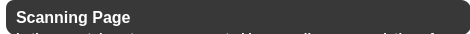
               <widget class="QFrame" name="faq_scan_page_white_background">
                <property name="minimumSize">
                 <size>
                  <width>470</width>
                  <height>34</height>
                 </size>
                </property>
                <property name="maximumSize">
                 <size>
                  <width>470</width>
                  <height>34</height>
                 </size>
                </property>
                <property name="styleSheet">
                 <string notr="true">background-color: #FFF;
border-radius: 10px;
border-top-right-radius: 17px;
border-bottom-right-radius: 17px;</string>
                </property>
                <property name="frameShape">
                 <enum>QFrame::StyledPanel</enum>
                </property>
                <property name="frameShadow">
                 <enum>QFrame::Raised</enum>
                </property>
                <layout class="QVBoxLayout" name="verticalLayout_26">
                 <property name="spacing">
                  <number>0</number>
                 </property>
                 <property name="leftMargin">
                  <number>6</number>
                 </property>
                 <property name="topMargin">
                  <number>0</number>
                 </property>
                 <property name="rightMargin">
                  <number>0</number>
                 </property>
                 <property name="bottomMargin">
                  <number>0</number>
                 </property>
                 <item>
                  <widget class="QFrame" name="faq_scan_page_grey_background">
                   <property name="minimumSize">
                    <size>
                     <width>465</width>
                     <height>35</height>
                    </size>
                   </property>
                   <property name="styleSheet">
                    <string notr="true">QFrame {
	background-color: #383838;
	border-radius: 10px;
	border-top-left-radius: 8px;
}
QFrame:hover{
	background-color: #3C3C3C;
}</string>
                   </property>
                   <property name="frameShape">
                    <enum>QFrame::StyledPanel</enum>
                   </property>
                   <property name="frameShadow">
                    <enum>QFrame::Raised</enum>
                   </property>
                   <widget class="QLabel" name="faq_scan_page_title">
                    <property name="geometry">
                     <rect>
                      <x>10</x>
                      <y>0</y>
                      <width>401</width>
                      <height>35</height>
                     </rect>
                    </property>
                    <property name="font">
                     <font>
                      <family>Segoe UI</family>
                      <pointsize>12</pointsize>
                      <weight>75</weight>
                      <bold>true</bold>
                     </font>
                    </property>
                    <property name="styleSheet">
                     <string notr="true">color: #FFF;
background: none;</string>
                    </property>
                    <property name="text">
                     <string>Scanning Page</string>
                    </property>
                   </widget>
                   <widget class="QPushButton" name="faq_scan_page_btn">
                    <property name="geometry">
                     <rect>
                      <x>410</x>
                      <y>0</y>
                      <width>55</width>
                      <height>31</height>
                     </rect>
                    </property>
                    <property name="minimumSize">
                     <size>
                      <width>55</width>
                      <height>31</height>
                     </size>
                    </property>
                    <property name="maximumSize">
                     <size>
                      <width>55</width>
                      <height>31</height>
                     </size>
                    </property>
                    <property name="styleSheet">
                     <string notr="true">background: none;</string>
                    </property>
                    <property name="text">
                     <string/>
                    </property>
                    <property name="icon">
                     <iconset resource="imgs.qrc">
                      <normaloff>:/general/imgs/general/down_arrow.png</normaloff>:/general/imgs/general/down_arrow.png</iconset>
                    </property>
                    <property name="iconSize">
                     <size>
                      <width>20</width>
                      <height>20</height>
                     </size>
                    </property>
                   </widget>
                   <widget class="QLabel" name="faq_scan_page_text">
                    <property name="geometry">
                     <rect>
                      <x>10</x>
                      <y>30</y>
                      <width>421</width>
                      <height>211</height>
                     </rect>
                    </property>
                    <property name="font">
                     <font>
                      <family>Segoe UI</family>
                      <pointsize>10</pointsize>
                      <weight>75</weight>
                      <bold>true</bold>
                     </font>
                    </property>
                    <property name="styleSheet">
                     <string notr="true">color: #FFF;
background: none;</string>
                    </property>
                    <property name="text">
                     <string>&lt;html&gt;&lt;head/&gt;&lt;body&gt;&lt;p&gt;In the scan tab on top we are greeted by a small menu consisting of 3 buttons: Full, Folder and File. It is responsible for selecting the scanning mode. Full - scan of your entire computer for viruses. Folder - checking the folder you selected. File - checking the file you selected. Just below this menu is a circular indicator of the scanning process. At the very bottom there is a &amp;quot;Scan&amp;quot; button, after clicking on which a scan will be performed in the mode you selected.&lt;/p&gt;&lt;/body&gt;&lt;/html&gt;</string>
                    </property>
                    <property name="scaledContents">
                     <bool>true</bool>
                    </property>
                    <property name="alignment">
                     <set>Qt::AlignLeading|Qt::AlignLeft|Qt::AlignTop</set>
                    </property>
                    <property name="wordWrap">
                     <bool>true</bool>
                    </property>
                   </widget>
                  </widget>
                 </item>
                </layout>
               </widget>
